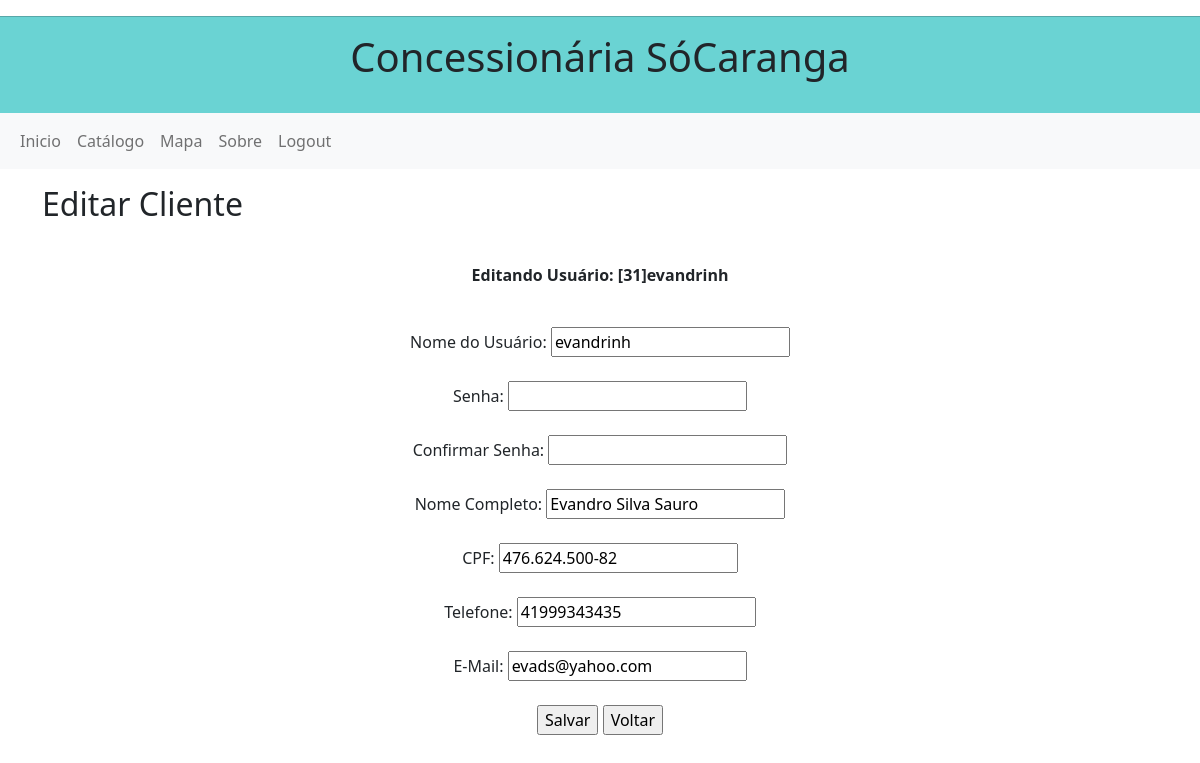
Page /editar_cliente.php?id_editar=31 on the committed database.
### tables this page shows
CREATE TABLE `tb_usuario` (
  `id_usuario` int(3) NOT NULL,
  `nome_usuario` varchar(100) NOT NULL,
  `senha` varchar(100) NOT NULL,
  `confirm_senha` varchar(100) NOT NULL,
  `nome` varchar(100) NOT NULL,
  `cpf` varchar(20) NOT NULL,
  `telefone` varchar(45) NOT NULL,
  `email` varchar(45) NOT NULL,
  `perfil` int(1) NOT NULL
);

### editar_cliente.php (the view, shortened to what this page needs)
<!DOCTYPE html>
<?php
    $id_get = $_GET['id_editar'];
    include 'conexao.php';
    $sql = "SELECT * FROM tb_usuario WHERE id_usuario = '$id_get'";
    $clientes = $conn -> prepare($sql);
    $clientes -> execute();
    foreach($clientes AS $i){
        $sel_nome_usuario = $i['nome_usuario'];
        $sel_nome = $i['nome'];
        $sel_cpf = $i['cpf'];
        $sel_telefone = $i['telefone'];
        $sel_email = $i['email'];
    }
?>
<html lang="pt-br">
<head>
    <link href="https://cdn.jsdelivr.net/npm/bootstrap@5.1.3/dist/css/bootstrap.min.css" rel="stylesheet">
</head>
<body>
    <p align='center'><?php include 'menu.php'; ?></p>
    <div class="container">
        <h2>Editar Cliente</h2>
        <br>
        <p align='center'><b><?php echo "Editando Usuário: [$id_get]$sel_nome_usuario" ?></b></p>
        <br>
        <form action="" method="POST" align='center'>
            Nome do Usuário:
            <input type="text" name="nome_usuario" value= "<?php echo $sel_nome_usuario; ?>">
            <br>
            <br>
            Senha:
            <input type="password" name="senha">
            <br>
            <br>
            Confirmar Senha:
            <input type="password" name="confirm_senha">
            <br>
            <br>
            Nome Completo:
            <input type="text" name="nome" value= "<?php echo $sel_nome; ?>">
            <br>
            <br>
            CPF:
            <input type="text" name="cpf" value= "<?php echo $sel_cpf; ?>">
            <br>
            <br>
            Telefone:
            <input type="text" name="telefone" value= "<?php echo $sel_telefone; ?>">
            <br>
            <br>
            E-Mail:
            <input type="text" name="email" value= "<?php echo $sel_email; ?>">
            <br>
            <br>
            <input type="submit" value="Salvar" name="salvar">
            <input type="button" value="Voltar" onClick="window.history.back();">
        </form>
    </div>
</body>
</html>

### rows in the picture
tb_usuario: nome_usuario "evandrinh", nome "Evandro Silva Sauro", cpf "476.624.500-82", telefone "41999343435", email "evads@yahoo.com"

### other values in the picture
$id_get "31"
